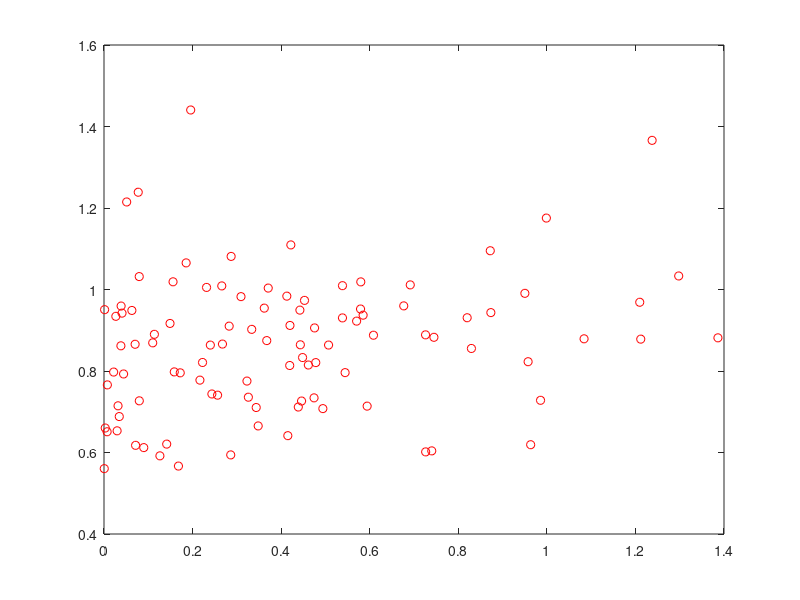

The MATLAB source for this figure: (Note: this script raises an error after producing the figure.)
% notes to self
% gneral uncertainty ranges from 1 to 4 ish (up to 5) in visual deg? (disk size?)
% general error 1 to 4 ish (up to 12) in vis deg? (saccade error?)

clear all
close all
clc

% locations
a1 = 10:10:80;
a2 = 100:10:170;
a3 = 190:10:260;
a4 = 280:10:350;
Sdistribution = [a1 a2 a3 a4];
nS = length(Sdistribution);


% parameters
sigmaVec = [5 7 9];
JbarVec = [5 3 1];     % mean parameter of gamma distribution
tau = 1;%[1 0.0001];%0.008;        % scale parameter of gamma distribution
beta = 1;%15;

nCond = length(JbarVec); % number of conditions

% reward function
maxReward = 120;
slope = 0.4;
rewardFn = @(r)maxReward*exp(-slope*r);

nTrials = 100;
nsamp = 100;
SVec = Sdistribution(ceil(rand(nCond,nTrials).*nS));

colors =['r';'b';'k'];% [0 0 0; 0.5*ones(1,3)];
figure;
error_sacc = nan(nCond,nTrials);
D = nan(nCond,nTrials); Shat = nan(nCond,nTrials);
rho = nan(1,nCond); pval = nan(1,nCond);
for icond = 1:nCond;
    
%     tau = tauVec(icond);
    Jbar = JbarVec(icond);
    
    % ===== get p(J|Jbar,tau) ======
    % make range small enough
    ind1 = []; ind2 = [];
    blah = 10;
    while isempty(ind2) || isempty(ind2); % make range smaller if nothing is above 1e-10
        blah = blah * 0.9;
        xx = linspace(0,blah,nsamp);
        yy = gampdf(xx,Jbar/tau,tau);
        ind1 = find(yy >= 1e-6,1,'first')-1;
        ind2 = find(yy >= 1e-6,1,'last')+1;
    end
    if ind1 == 0; ind1 = 1; end
    if ind2 == length(yy)+1; ind2 = length(yy); end
    xx = linspace(xx(ind1),xx(ind2),nsamp);
    yy = gampdf(xx,Jbar/tau,tau);
    p_sigma = yy./sum(yy);
    sigval = sqrt(1./xx);
%     figure; plot(xx,yy); 
    
    % samples
    sigmaVec = sqrt(1./gamrnd(Jbar/tau,tau,1,nTrials));
    X = SVec(icond,:) + randn(1,nTrials).*sigmaVec;
    Shat(icond,:) = X;
    
    p_SgivenX = @(r,sigma) (normcdf(r,0,sigma) - normcdf(-r,0,sigma));
%     p_SDgivenXsigma = @(r,sigma) 1./(1+exp(-beta.*rewardFn(r).*p_bringInsideDisk(r,sigma)));
%         p_SgivenX = @(r) sum(p_SDgivenXsigma(r,sigval).*p_sigma);
    for itrial = 1:nTrials;
        sigma = sigmaVec(itrial);
        
        
        % calculate expected utility across disk size range
        func = @(r) rewardFn(r).*p_SgivenX(r,sigma);
        x = linspace(0,10,1e5);
        EUpdf = exp(beta.*func(x));
        
        EUpdf = EUpdf./sum(EUpdf); % normalize   
        EUcdf = cumsum(EUpdf);% make cdf
        
        % sample from icdf
        samp = rand;
        idx = find(abs(EUcdf-samp) == min(abs(EUcdf-samp)));
        D(icond,itrial) = x(idx);

    end
    
    % PLOT STUFF!!
    
    % plot scatterplot and line
    error_sacc(icond,:) = abs(SVec(icond,:) - Shat(icond,:));
    plot(error_sacc(icond,:),D(icond,:),'o','Color',colors(icond,:));hold on;
    
    [rho(icond), pval(icond)] = corr(error_sacc(icond,:)',D(icond,:)');
end
defaultplot
xlabel('saccadic error');
ylabel('disk size')

rho
pval

% ===== BINNED DISK SIZE AND ERROR VAR PLOT =====
nQuants = 4;

figure;
sem_errorsacc = nan(nCond,nQuants); mean_errorsacc = sem_errorsacc;
med_disksize = nan(nCond,nQuants);
for icond = 1:nCond;
   
   % pair disk size and saccade error data.
   dataMat = [D(icond,:); error_sacc(icond,:)]';
   dataMat = sortrows(dataMat);
   
   quantileEnds = linspace(0,nTrials,nQuants+1);
   for iquant = 1:nQuants; % for each bin (by quantile)...
       
       % get appropriate quantile from dataMat
       quantMat = dataMat(quantileEnds(iquant)+1:quantileEnds(iquant+1),:); 
       
       % mean of sacc error for this quantile
       mean_errorsacc(icond,iquant) = std(quantMat(:,2));
       
       % calculate SD of saccade error for this quantile
       sem_errorsacc(icond,iquant) = mean(quantMat(:,2))/sqrt(length(quantMat(:,2)));
       
       % median of disksizes
       med_disksize(icond,iquant) = median(quantMat(:,1));
       
   end
   
   errorbar(med_disksize(icond,:),mean_errorsacc(icond,:),sem_errorsacc(icond,:),'Color',colors(icond,:));
   hold on;
end
defaultplot
ylabel('error')
xlabel('disk size')
legend('variable precision','fixed precision')


% ===== MAIN EFFECT PLOTS (var) =====
figure;
mean_disksize = nan(1,nCond); cd_disksize = mean_disksize;
sd_error = nan(1,nCond);
for icond = 1:nCond;
    mean_disksize(icond) = mean(D(icond,:));
    sd_disksize(icond) = std(D(icond,:));
    sd_error(icond) = std(error_sacc(icond,:));
end

% disksize
figure;
errorbar(mean_disksize,sd_disksize,'Color','k','MarkerSize',14);
defaultplot
xlabel('priority')
ylabel('mean disk sizes')
